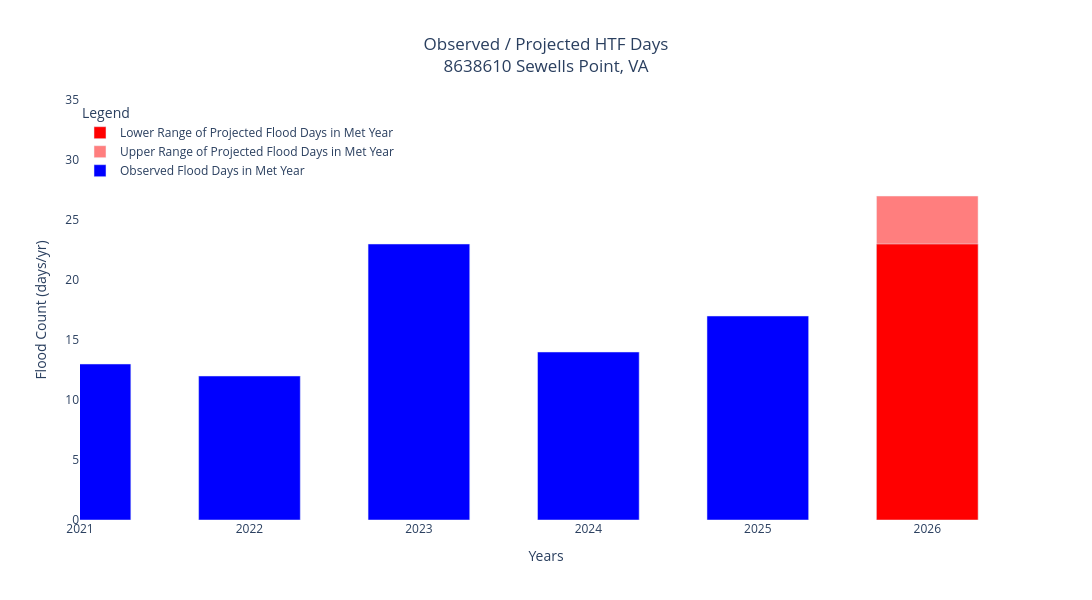

The code cell stored with this chart in its notebook:
### Code cell
# @title Focusing on the variability of recent years

# Create the figure and configure bar width
fig = go.Figure()
bar_width = 0.6

obs_recent = obs[obs['metYear']>2020]
# Add bar trace for Historical HTF days
fig.add_trace(go.Bar(
    x=obs_recent['metYear'],
    y=obs_recent['minCount'],
    marker_color='blue',
    width=bar_width,
    name='Observed Flood Days in Met Year'
))

# Add fill-between trace for station's project method
fig.add_trace(go.Bar(
        x=[met_year],
        y=predict_df['High_Pred'],
        marker_color='red',
        opacity=0.5,
        width=bar_width,
        name='Upper Range of Projected Flood Days in Met Year',
    ))
fig.add_trace(go.Bar(
        x=[met_year],
        y=predict_df['Low_Pred'],
        marker_color='red',
        width=bar_width,
        name='Lower Range of Projected Flood Days in Met Year',
    ))

# Update layout with titles, axes labels, and legends
fig.update_layout(
    title='Observed / Projected HTF Days<br>' + obs_df.iloc[0]['stnId'] + ' ' + obs_df.iloc[0]['stnName'],
    xaxis=dict(title='Years', range=[met_year-5, met_year+0.5]),
    yaxis=dict(title='Flood Count (days/yr)', range=[0, max_y_lim]),
    legend=dict(x=0, y=1.0, traceorder='reversed', title='Legend'),
    barmode='overlay',  # Overlay bars on top of each other
    bargap=0.1,  # Small gap between bars of adjacent location coordinates
    bargroupgap=0.1,  # Medium gap between bars of the same location coordinate,
    plot_bgcolor='rgba(255, 255, 255, 1)',  # White gridded background
    paper_bgcolor='rgba(255, 255, 255, 1)',
    width=1200,  # Set width of the plot
    height=600,
    title_x=0.5# White gridded background
)

# Show the plot
fig.show()

### Figure 1 — Plotly figure (JSON) as saved in the notebook; plotly's stock layout.template omitted (floating-point values rounded to 4 significant figures)
{"data": [{"marker": {"color": "blue"}, "name": "Observed Flood Days in Met Year", "type": "bar", "width": 0.6, "x": [2021, 2022, 2023, 2024, 2025], "y": [13.0, 12.0, 23.0, 14.0, 17.0]}, {"marker": {"color": "red"}, "name": "Upper Range of Projected Flood Days in Met Year", "opacity": 0.5, "type": "bar", "width": 0.6, "x": [2026], "y": [27]}, {"marker": {"color": "red"}, "name": "Lower Range of Projected Flood Days in Met Year", "type": "bar", "width": 0.6, "x": [2026], "y": [23]}], "layout": {"bargap": 0.1, "bargroupgap": 0.1, "barmode": "overlay", "height": 600, "legend": {"title": {"text": "Legend"}, "traceorder": "reversed", "x": 0, "y": 1}, "paper_bgcolor": "rgba(255, 255, 255, 1)", "plot_bgcolor": "rgba(255, 255, 255, 1)", "title": {"text": "Observed / Projected HTF Days<br>8638610 Sewells Point, VA", "x": 0.5}, "width": 1200, "xaxis": {"range": [2021, 2026.0], "title": {"text": "Years"}}, "yaxis": {"range": [0, 35], "title": {"text": "Flood Count (days/yr)"}}}}
